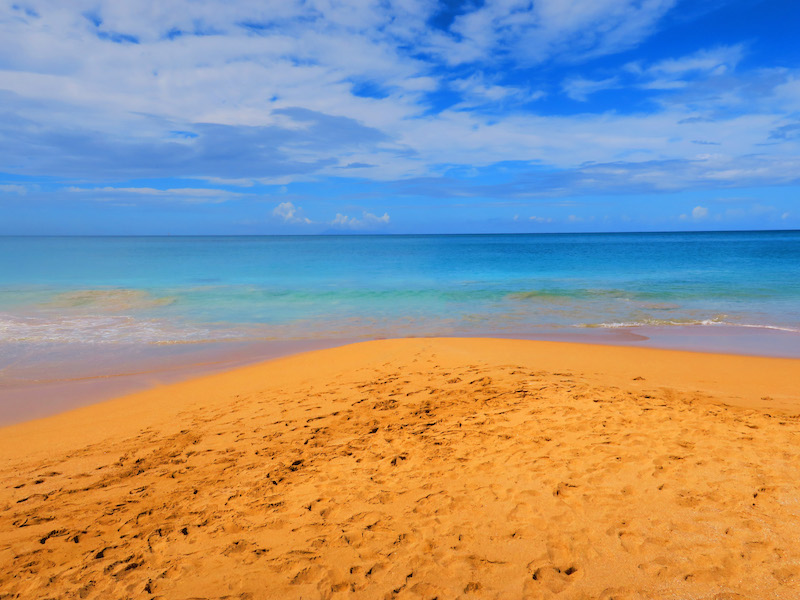
#> input picture cse110/cse110_images/beach.jpg, 800 x 600 px
$ python 074green_image.py
#> lines starting #> are read from the running program, lines starting #| are printed output that depends on the picture
from PIL import Image
import random
print("The library is loaded correctly")
#The command: python -m pip install pillow --user actually works for python3


image_original = Image.open("./cse110_images/beach.jpg")
#> image_original is the input picture: PIL image 800x600 RGB; mean R, G, B 152.6, 148, 143.9

image_original.show()

pixels_original = image_original.load()


#Find out how many pixels the image has on its width
pixels_width = 0
while True:
    try:
        pixels_original[0, pixels_width]
        pixels_width += 1
    except:
        break
#> after the loop, pixels_width = 600

#Find out how many pixels the image has on its height
pixels_height = 0
while True:
    try:
        pixels_original[pixels_height, 0]
        pixels_height += 1
    except:
        break
#> after the loop, pixels_height = 800

#Displaying pixels from an image

#Creating new image
new_image = Image.new("RGB", image_original.size)
#> new_image: PIL image 800x600 RGB; every value is 0
pixels_new = new_image.load()

i=0
j=0
pixels_looped = 0
print("Printing 5 pixels as requested")
while i <= pixels_width:
    while j <= pixels_height:
        try:
            r, g, b = pixels_original[j, i]
            if i == 0 and j < 5:
                print(f"{r}, {g}, {b}")
            j+= 1
            pixels_looped += 1

            #I modify both the red and the blue from each pixel.
            r = random.randint(0,255)
            g = random.randint(0,255)
            b = random.randint(0,255)
            pixels_new[j, i] = (r, g, b)
        except:
            break
    j = 0
    i += 1
#> this loop made 601 passes
#| 160, 177, 207
#| 157, 176, 208
#| 156, 175, 207
#| 155, 175, 208
#| 153, 176, 210
#> after the loop, i = 601; pixels_looped = 480000
assert pixels_looped == image_original.size[0]*image_original.size[1], "programis not printing correct number of pixels :["

new_image.show()
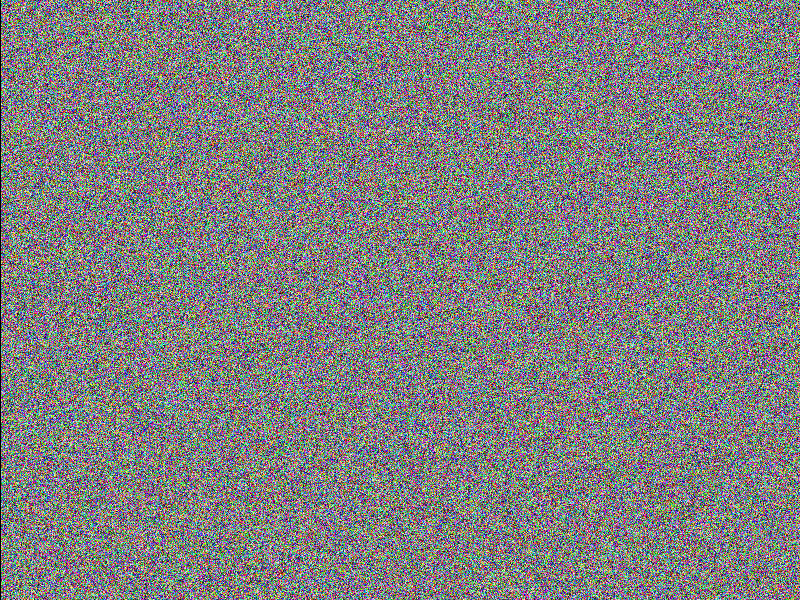
#> shown: PIL image 800x600 RGB; mean R, G, B 127.4, 127.2, 127.2
new_image.save("./my_random_image.jpg")

#Ask for the images
bk_image = input("What is the background image? ")
#> the answer given: cse110_images/beach.jpg
gr_image = input("What is the green image? ")
#> the answer given: cse110_images/boat.jpg

#Load the green and background image
green_image_original = Image.open(f"./cse110_images/{gr_image}")
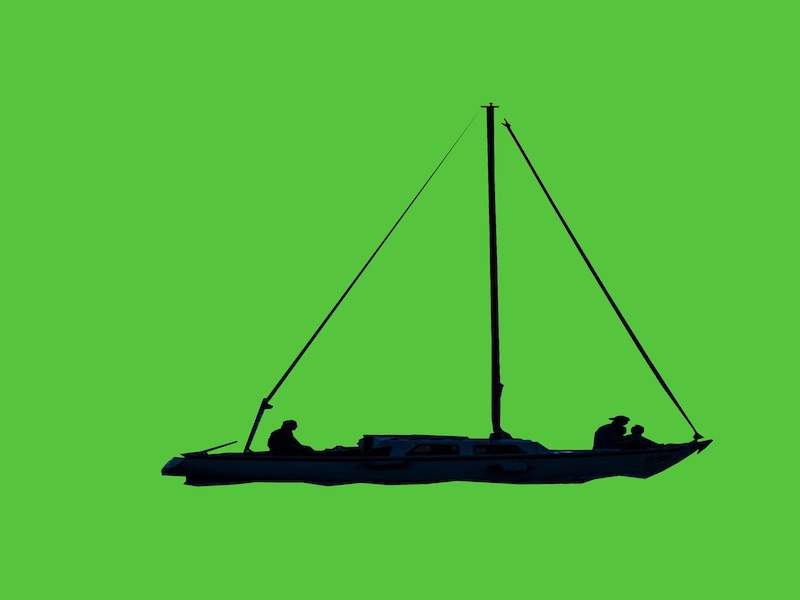
#> input picture cse110/cse110_images/boat.jpg, 800 x 600 px, found by its file name
#> green_image_original is the input picture: PIL image 800x600 RGB; mean R, G, B 81.8, 185.9, 58.9
green_pixels_image = green_image_original.load()

background_original = Image.open(f"./cse110_images/{bk_image}")
background_pixels = background_original.load()

height_green, width_green = green_image_original.size
#> height_green = 800; width_green = 600
#width_green, height_green = green_image_original.size
width_background, height_background = background_original.size
#> width_background = 800; height_background = 600

#Check the value of the [0,0] from the green image to use it as a default for rgb.
red_default,green_default,blue_default = green_pixels_image[0,0]
#> red_default = 86; green_default = 196; blue_default = 61

new_green = Image.new("RGB", green_image_original.size)
pixels = new_green.load()

#Make the changes in the green image to have the rgb from the background at specific pixels
i=0
j=0
while i <= width_green:
    while j <= height_green:
        try:
            r, g, b = green_pixels_image[j, i]
            if g >= green_default and b <= blue_default and r<=red_default:
              green_pixels_image[j,i] = background_pixels[j,i]
            pixels[j,i] = green_pixels_image[j,i]
            j+= 1
        except:
            break
    j = 0
    i += 1
#> after the loop, i = 601

#Show the image
new_green.show()
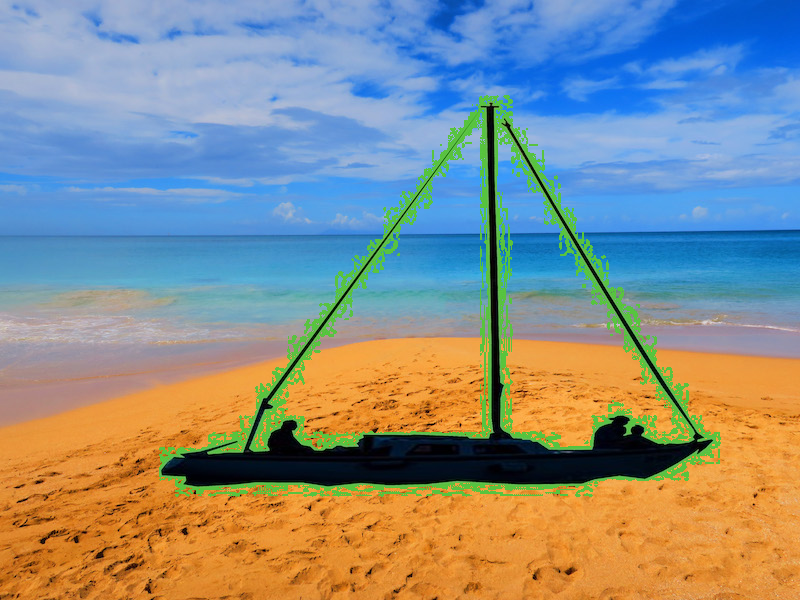
#> shown: PIL image 800x600 RGB; mean R, G, B 137, 142.9, 138.2
#Save the image
new_green.save("./new_backgroung.jpg")
